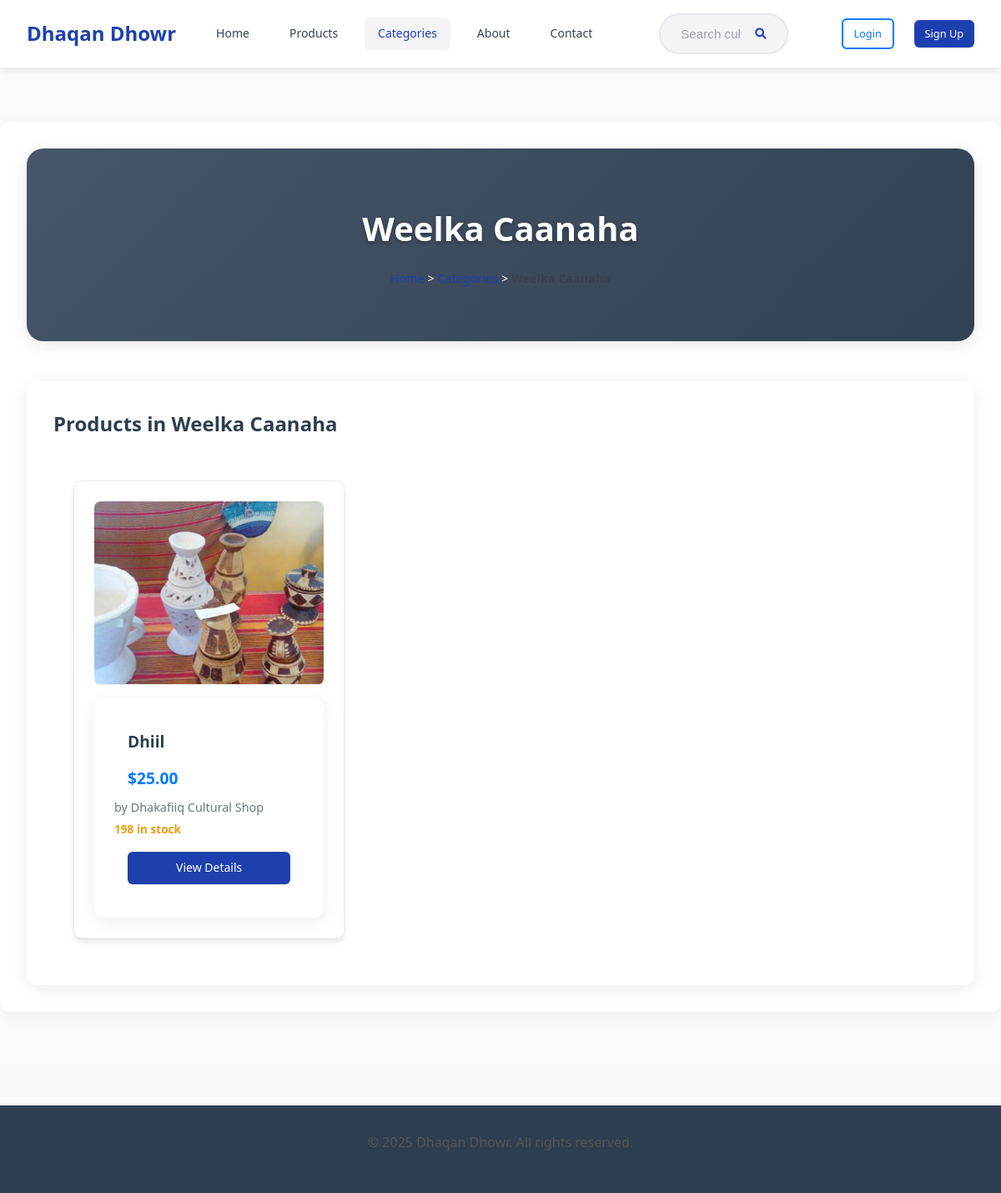
/category.php?id=2, run on the app's committed database.
### tables this page shows
CREATE TABLE `categories` (
  `id` int(11) NOT NULL,
  `name` varchar(100) NOT NULL,
  `description` text DEFAULT NULL,
  `parent_id` int(11) DEFAULT NULL,
  `created_at` timestamp NOT NULL DEFAULT current_timestamp()
);

CREATE TABLE `products` (
  `id` int(11) NOT NULL,
  `seller_id` int(11) NOT NULL,
  `category_id` int(11) NOT NULL,
  `title` varchar(200) NOT NULL,
  `description` text DEFAULT NULL,
  `price` decimal(10,2) NOT NULL,
  `stock` int(11) DEFAULT 0,
  `main_image` varchar(255) DEFAULT NULL,
  `status` enum('pending','approved','rejected') DEFAULT 'pending',
  `cultural_notes` text DEFAULT NULL,
  `created_at` timestamp NOT NULL DEFAULT current_timestamp(),
  `updated_at` timestamp NOT NULL DEFAULT current_timestamp() ON UPDATE current_timestamp()
);

CREATE TABLE `sellers` (
  `id` int(11) NOT NULL,
  `user_id` int(11) NOT NULL,
  `shop_name` varchar(100) NOT NULL,
  `bio` text DEFAULT NULL,
  `location` varchar(200) DEFAULT NULL,
  `approved` tinyint(1) DEFAULT 0,
  `created_at` timestamp NOT NULL DEFAULT current_timestamp()
);

### category.php (the view, shortened to what this page needs)
<?php
require_once __DIR__ . '/includes/init.php';
$category_id = isset($_GET['id']) ? (int)$_GET['id'] : 0;
$products = [];
$current_category = null;
try {
    if ($category_id > 0) {
        $cat_detail_sql = "SELECT id, name, parent_id FROM categories WHERE id = ?";
        $cat_detail_stmt = $conn->prepare($cat_detail_sql);
        $cat_detail_stmt->bind_param("i", $category_id);
        $cat_detail_stmt->execute();
        $cat_detail_result = $cat_detail_stmt->get_result();
        $current_category = $cat_detail_result->fetch_assoc();
        if ($current_category) {
            $prod_sql = "SELECT p.id, p.title, p.price, p.main_image, p.stock, p.description, s.shop_name
                         FROM products p
                         JOIN sellers s ON p.seller_id = s.id
                         WHERE p.category_id = ? AND p.status = 'approved' AND p.stock > 0
                         ORDER BY p.created_at DESC";
            $prod_stmt = $conn->prepare($prod_sql);
            $prod_stmt->bind_param("i", $category_id);
            $prod_stmt->execute();
            $prod_result = $prod_stmt->get_result();
            if ($prod_result && $prod_result->num_rows > 0) {
                while ($row = $prod_result->fetch_assoc()) {
                    $products[] = $row;
                }
            }
        }
    }
} catch (Exception $e) {
    error_log("Category page error: " . $e->getMessage());
    if (DEBUG_MODE) {
        $error_message = "Debug: " . $e->getMessage();
    } else {
        $error_message = "We're experiencing some technical difficulties. Please try again later.";
    }
}
include 'includes/buyer_header.php';
?>
<main class="category-main">
    <div class="container">
        <?php if ($current_category): ?>
            <div class="category-header">
                <h1><?= htmlspecialchars($current_category['name']); ?></h1>
                <nav class="breadcrumb">
                    <a href="index.php">Home</a> &gt;
                    <a href="category.php">Categories</a> &gt;
                    <span><?= htmlspecialchars($current_category['name']); ?></span>
                </nav>
            </div>
            <div class="products-section">
                <h2>Products in <?= htmlspecialchars($current_category['name']); ?></h2>
                <?php if (empty($products)): ?>
                    <div class="empty-state">
                        <p>No products available in this category at the moment.</p>
                        <a href="search.php" class="btn btn-primary">Browse All Products</a>
                    </div>
                <?php else: ?>
                    <div class="product-grid">
                        <?php foreach ($products as $product): ?>
                            <div class="product-card">
                                <?php
                                $image_path = "uploads/products/" . htmlspecialchars($product['main_image']);
                                $image_exists = file_exists($image_path) && !empty($product['main_image']);
                                ?>
                                <div class="product-image">
                                    <?php if ($image_exists): ?>
                                        <img src="<?= $image_path; ?>" alt="<?= htmlspecialchars($product['title']); ?>" loading="lazy">
                                    <?php else: ?>
                                        <div class="no-image">No Image</div>
                                    <?php endif; ?>
                                </div>
                                <div class="product-info">
                                    <h3><?= htmlspecialchars($product['title']); ?></h3>
                                    <p class="price">$<?= number_format($product['price'], 2); ?></p>
                                    <p class="seller">by <?= htmlspecialchars($product['shop_name']); ?></p>
                                    <p class="stock"><?= $product['stock']; ?> in stock</p>
                                    <a href="product.php?id=<?= $product['id']; ?>" class="btn btn-primary">View Details</a>
                                </div>
                            </div>
                        <?php endforeach; ?>
                    </div>
                <?php endif; ?>
            </div>
        <?php endif; ?>
    </div>
</main>
<?php include 'includes/footer.php'; ?>

### data on the page
categories: name "Weelka Caanaha"
products: main_image (picture), title "Dhiil", price "25.00", seller.shop_name "Dhakafiiq Cultural Shop", stock "198"

### other printed values
SITE_NAME "Dhaqan Dhowr"
